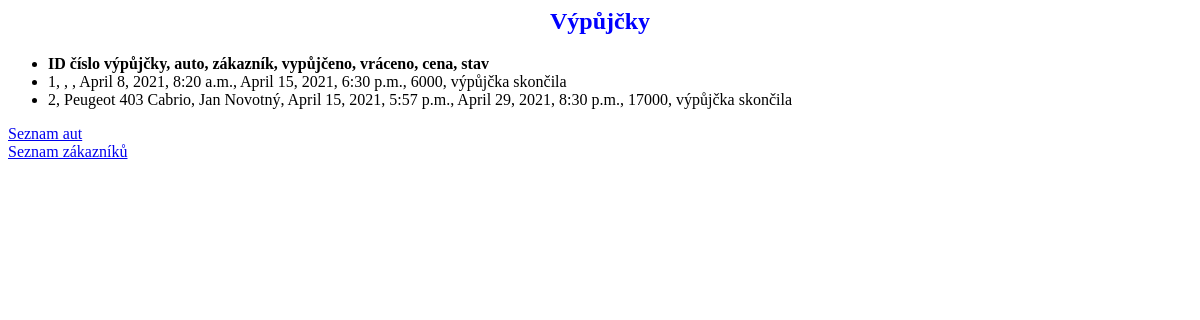
Before: /katalog/vypujcky/ with the older database file.
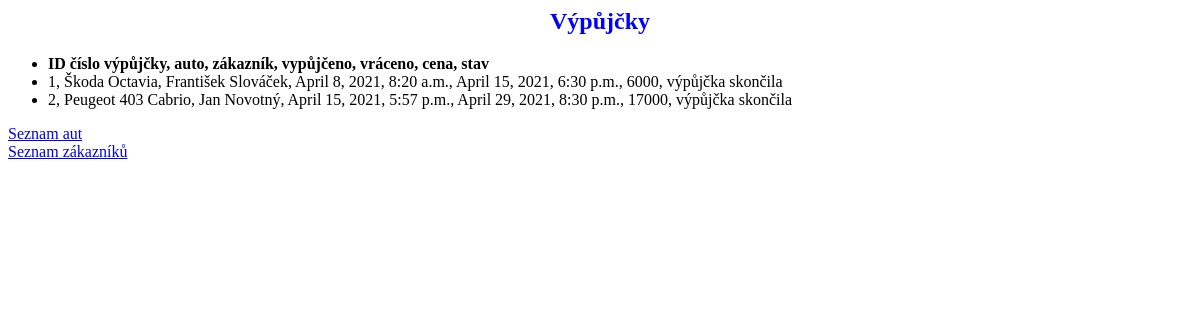
After: the same page with the newer database file.
### katalog/models.py (models this page shows, shortened)
class Vypujcka(models.Model):
  id_cislo = models.IntegerField()
  vypujceno = models.DateTimeField()
  vraceno = models.DateTimeField()
  cena = models.IntegerField()
  auto = models.ForeignKey(Auto, on_delete=models.SET_NULL, null=True)
  zakaznik = models.ForeignKey(Zakaznik, on_delete=models.SET_NULL, null=True)
  @property
  def urcistav(self):
    ted = datetime.datetime.now()
    ted = pytz.UTC.localize(ted)
    vypujceno = self.vypujceno
    vraceno = self.vypujceno
    if (ted >= vypujceno) & (ted <= vraceno):
      stav = "výpůjčka běží"
    elif ted > vraceno:
      stav = "výpůjčka skončila"
    elif ted < vypujceno:
      stav = "výpůjčka ještě nezačala"
    return stav

class Auto(models.Model):
  RZ = models.CharField(max_length=100)
  zn_typ = models.CharField(max_length=100)
  najeto_km = models.IntegerField()
  dat_technicke = models.DateField()

class Zakaznik(models.Model):
  PROGRAM_DRUHY = (
    ('B', 'běžný zákazník'),
    ('Z', 'zlatý program'),
    ('P', 'platinový program'),
  )
  jmeno = models.CharField(max_length=100)
  prijmeni = models.CharField(max_length=100)
  RP_cislo = models.CharField(max_length=20)
  dat_narozeni = models.DateField()
  program = models.CharField(max_length=1, choices=PROGRAM_DRUHY, null=True)

### katalog/views.py (the view)
# urls.py: path('vypujcky/', views.VypujckyPrehledView.as_view(), name='vypujcky_list'),
class VypujckyPrehledView(ListView):
    model = models.Vypujcka
    template_name = "vypujcky/vypujcky_list.html"

### katalog/templates/vypujcky/vypujcky_list.html (shortened to what this page needs)
{% block content %}
<h2 align='center'><font color='blue'>Výpůjčky</font></h2>
<ul>
    <li> <b>ID číslo výpůjčky, auto, zákazník, vypůjčeno, vráceno, cena, stav </b></li>
    {% for vypujcka in object_list %}
    <li>{{vypujcka.id_cislo}}, {{vypujcka.auto.zn_typ}}, {{vypujcka.zakaznik.jmeno}} {{vypujcka.zakaznik.prijmeni}}, {{vypujcka.vypujceno}}, {{vypujcka.vraceno}}, {{vypujcka.cena}}, {{vypujcka.urcistav}}</li>
    {% empty %}
    <li>Jejda, zatím jsme nic nevypůjčili! :-)</li>
    {% endfor %}
</ul>
{% url 'auta_list' as auta_list %}
<a href="{{ auta_list }}">Seznam aut</a>
{% url 'zakaznici_list' as zakaznici_list %}
<a href="{{ zakaznici_list }}">Seznam zákazníků</a>
{% endblock %}

Changed rows visible on the page:
changed Vypujcka: auto.zn_typ (not shown) → "Škoda Octavia"; zakaznik.jmeno (not shown) → "František"; zakaznik.prijmeni (not shown) → "Slováček"
